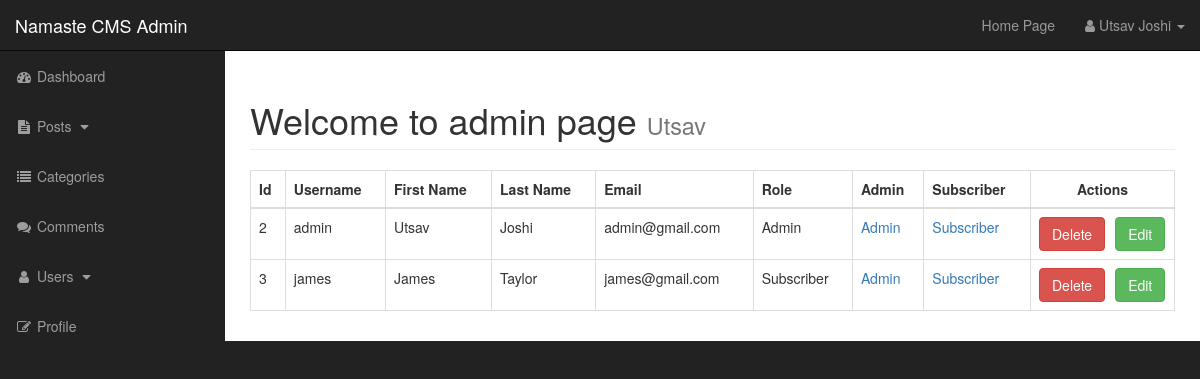
Screenshot of /admin/users.php (signed in) with the database file from the repository.
### tables this page shows
CREATE TABLE `users` (
  `user_id` int(5) NOT NULL,
  `username` varchar(255) NOT NULL,
  `user_password` varchar(255) NOT NULL,
  `user_firstname` varchar(255) NOT NULL,
  `user_lastname` varchar(255) NOT NULL,
  `user_email` varchar(255) NOT NULL,
  `user_image` text NOT NULL,
  `user_role` varchar(255) NOT NULL,
  `rand_salt` varchar(255) NOT NULL
);

### admin/includes/view_all_users.php (the view, shortened to what this page needs)
<table class="table table-bordered table-hover">
    <thead>
    <tr>
        <th>Id</th>
        <th>Username</th>
        <th>First Name</th>
        <th>Last Name</th>
        <th>Email</th>
        <th>Role</th>
        <th>Admin</th>
        <th>Subscriber</th>
        <th style="text-align: center">Actions</th>
    </tr>
    </thead>
    <tbody>
    <?php
    $query = "SELECT * FROM users";
    $select_users = mysqli_query($connection, $query);
    while($row = mysqli_fetch_assoc($select_users)) {
        $user_id = $row['user_id'];
        $username = $row['username'];
        $user_firstname = $row['user_firstname'];
        $user_lastname = $row['user_lastname'];
        $user_email = $row['user_email'];
        $user_role = $row['user_role'];
        echo "<tr>";
        echo "<td>{$user_id}</td>";
        echo "<td>{$username}</td>";
        echo "<td>{$user_firstname}</td>";
        echo "<td>{$user_lastname}</td>";
        echo "<td>{$user_email}</td>";
        echo "<td>{$user_role}</td>";
        echo "<td><a href='users.php?change_to_admin={$user_id}'>Admin</a></td>";
        echo "<td><a href='users.php?change_to_sub={$user_id}'>Subscriber</a></td>";
        echo "<td style='width: 144px;'><a href='users.php?delete={$user_id}' class='btn btn-danger'>Delete</a><a href='users.php?source=edit_user&u_id={$user_id}' style='margin-left: 10px;' class='btn btn-success'>Edit</a></td>";
        echo "</tr>";
    }
    ?>
    </tbody>
</table>

### admin/css/sb-admin.css (style rules this page uses)
body { margin-top: 100px; background-color: #222; }
@media (min-width:768px) { body { margin-top: 50px; } }

### rows the page displays
users: user_id "2", username "admin", user_firstname "Utsav", user_lastname "Joshi", user_email "admin@gmail.com", user_role "Admin"
users: user_id "3", username "james", user_firstname "James", user_lastname "Taylor", user_email "james@gmail.com", user_role "Subscriber"

### other values shown
substr((string)$_SESSION['user_firstname'], 0, 1) "U"
substr((string)$_SESSION['user_lastname'], 0, 1) "J"
